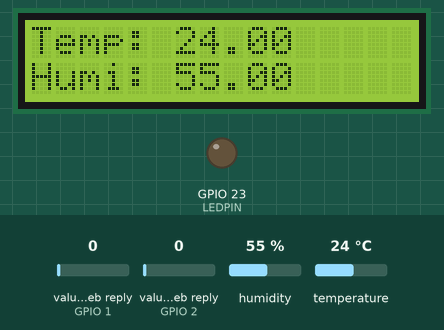
Simulated run of this sketch. Board: ESP32. On the bench: 16×2 character LCD, output pins drawn as LEDs (lit = HIGH). The test bench sets the inputs (shaded band); at power-on: humidity 55 %, temperature 24 °C, value in the web reply (sensors on GPIO 1, GPIO 2) 0. WiFi joins after 1.5 s; servers stay silent unless stated; web services answer with replies made up by the test bench; what the sketch prints to the serial monitor is not drawn.

Above: at 3.7 s.
3.8 s: humidity set to 22 %
At 5.0 s:
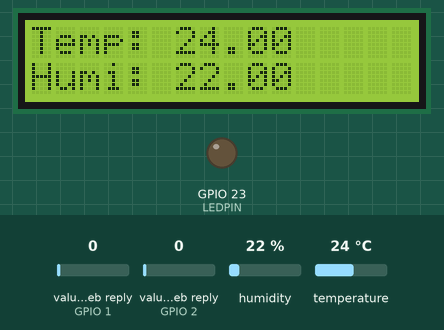
5.7 s: temperature set to 12 °C
At 6.6 s:
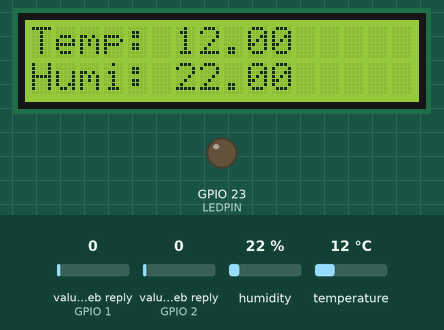
7.7 s: humidity set to 40 %
At 9.4 s:
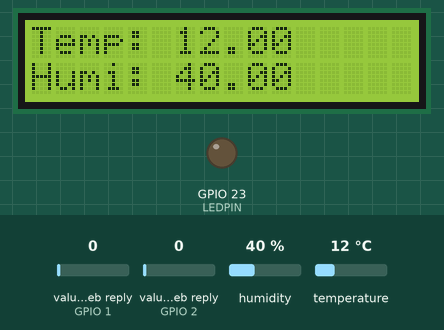
9.7 s: temperature set to 19 °C
At 11.1 s:
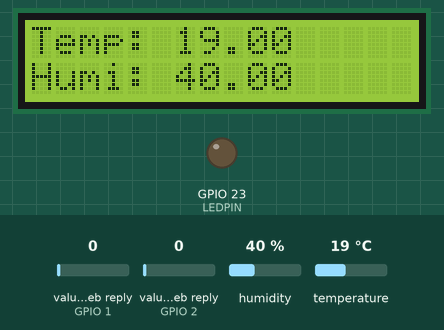
Timing chart, 0 to 12.7 s (numbered marks = the images above; inputs shaded):
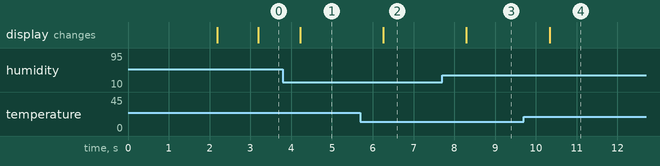

The sketch:

Humididty_thingspeak.ino
```cpp
#include <WiFi.h>
#include <WiFiClient.h>
#include <HTTPClient.h>
#include <DHT.h>
#include <LiquidCrystal.h>
#include <ThingSpeak.h>


#define DHTPIN 21      // Digital pin connected to the DHT sensor
#define DHTTYPE DHT11  // DHT 11
#define LEDPIN 23

LiquidCrystal lcd(27, 14, 26, 25, 33, 32);

WiFiClient client;

const char *ssid = "<REDACTED>";
const char *password = "<REDACTED>";

const char *server = "api.thingspeak.com";

// We use 2 thingspeak channels, 1 for displaying sensor data, and one for controlling sensors.
// Displaying server
int dataChannelID = 2496158;
const char * dataAPIWriteKey = "REDACTED";

// Controlling server
int controlChannelID = 2504240;
const char * controlAPIWriteKey = "REDACTED";
const char * controlAPIReadKey = "REDACTED";

// Initialisation of the variable to chose the program and the corresponding pointer
int selected_program=0;
int *pointerProgram=&selected_program;

int brightness = 0;
int *pointerBrightness=&brightness;

long currentMS=0;
long *currentMillis=&currentMS;

int lamp_state=0;
int *pointerLamp=&lamp_state;

float humidity;
float temperature;

// Timers for when to update and read from thingspeak
long int updateThingspeak;

long int readFromThingspeak;

// Temperature and Humidity sensor
DHT dht(DHTPIN, DHTTYPE);

void setup() {
  Serial.begin(230400);
  delay(100);

  dht.begin();

  // Connect to WiFi
  WiFi.begin(ssid, password);

  while (WiFi.status() != WL_CONNECTED) {
    delay(1000);
    Serial.println("Connecting...");
  }
  Serial.println("Connected to WiFi");

  // Enable LCD
  lcd.begin(16,2);

  pinMode(LEDPIN, OUTPUT);

  ThingSpeak.begin(client);

  updateThingspeak, readFromThingspeak = millis();


  // Initial reading from humidity and temperature sensor
  humidity = dht.readHumidity();
  temperature = dht.readTemperature();
}

void loop() {
  // Read from ThingSpeak every second
  if(millis() - readFromThingspeak > 1000){
    humidity = dht.readHumidity();
    temperature = dht.readTemperature();

    // Read from DHT11 sensor
    if (isnan(humidity) || isnan(temperature)) {
      Serial.println("Failed to read from DHT sensor!");
      delay(1000);
      return;
    }

    // Print humid and temp to serial monitor for debugging
    Serial.print("Humidity: ");
    Serial.print(humidity);
    Serial.print(" %\t Temperature: ");
    Serial.print(temperature);
    Serial.println(" *C");

    // Write temp and humid to lcd screen
    lcd.clear();
    lcd.setCursor(0, 0);
    lcd.print("Temp: " + String(temperature));
    lcd.setCursor(0, 1);
    lcd.print("Humi: " + String(humidity));
  }

  // Send data to ThingSpeak
  if (WiFi.status() == WL_CONNECTED) {

    if(millis() - readFromThingspeak > 1000){
      readFromThingspeak = millis();
      // Read from control dashboard
      *pointerProgram = ThingSpeak.readIntField(controlChannelID, 2, controlAPIReadKey);
      *pointerBrightness = ThingSpeak.readIntField(controlChannelID, 1, controlAPIReadKey);
    }

    if(millis() - updateThingspeak > 15000){
      updateThingspeak = millis();
      // Multifield update for thingspeak data dashboard
      ThingSpeak.setField(1, humidity);
      ThingSpeak.setField(2, temperature);
      ThingSpeak.setField(3, lamp_state);
      ThingSpeak.setField(4, selected_program);
      ThingSpeak.setField(5, brightness);
      ThingSpeak.writeFields(dataChannelID, dataAPIWriteKey);
    }

  } else {
    Serial.println("WiFi Disconnected!");
  }

  executeRhythm();
  delay(100);
}
```

executeRhythm.ino
```cpp
void executeRhythm() {
  *currentMillis = millis();

  //depending from the selected program different "Day-Night Rhythms" are selected
  switch (*pointerProgram) {
    case 1:
      if(((*currentMillis/1000)%20)<10){
        analogWrite(LEDPIN, *pointerBrightness);  // Set LED brightness using PWM
        *pointerLamp=1;
      }else{
        analogWrite(LEDPIN, 0);
        *pointerLamp=0;
      }
      break;
    case 2:
      if(((*currentMillis/1000)%4)<2){
        analogWrite(LEDPIN, *pointerBrightness);  // Set LED brightness using PWM
        *pointerLamp=1;
      }else{
        analogWrite(LEDPIN, 0);
        // analogWrite(ledPin2, 0);
        *pointerLamp=0;
      }
    case 3:
      if(((*currentMillis/1000)%8)<4){
        analogWrite(LEDPIN, *pointerBrightness);  // Set LED brightness using PWM
        *pointerLamp=1;
      }else{
        analogWrite(LEDPIN, 0);
        *pointerLamp=0;
      }
      break;

    default:
     break;
  }
}
```

Measured:
- after the input at 3.8 s, the display: changes after 0.43 s (image 1)
- after the input at 5.7 s, the display: changes after 0.56 s (image 2)
- after the input at 7.7 s, the display: changes after 0.60 s (image 3)
- after the input at 9.7 s, the display: changes after 0.64 s (image 4)
